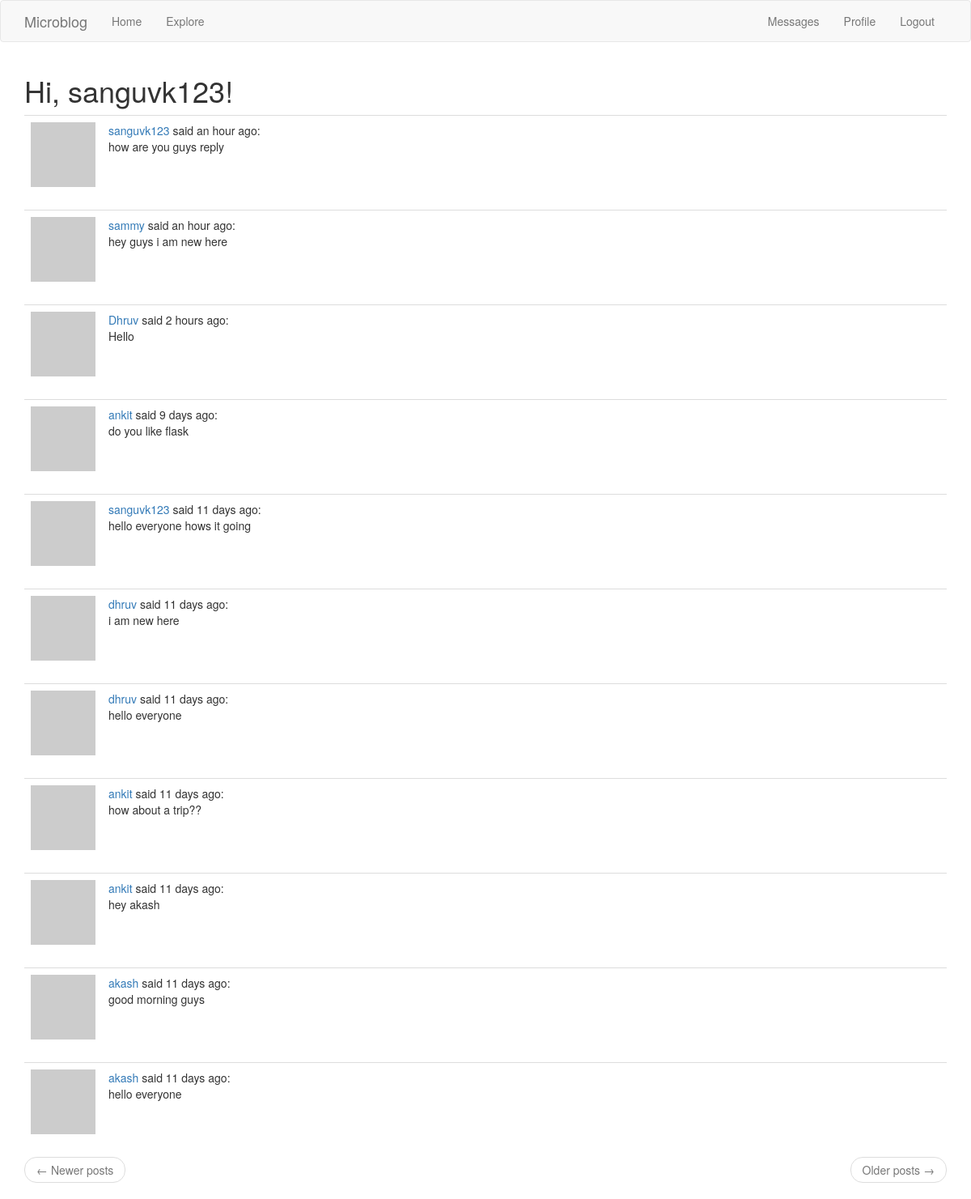
The app's page /explore (signed in) with its own data.
### app/models.py (models this page shows, shortened)
class User(UserMixin, db.Model):
    id = db.Column(db.Integer, primary_key=True)
    username = db.Column(db.String(64), index=True, unique=True)
    email = db.Column(db.String(120), index=True, unique=True)
    password_hash = db.Column(db.String(128))
    posts = db.relationship('Post', backref='author', lazy='dynamic')
    about_me = db.Column(db.String(140))
    last_seen = db.Column(db.DateTime, default=datetime.utcnow)
    followed = db.relationship(
        'User', secondary=followers,
        primaryjoin=(followers.c.follower_id == id),
        secondaryjoin=(followers.c.followed_id == id),
        backref=db.backref('followers', lazy='dynamic'), lazy='dynamic')
    messages_sent = db.relationship('Message',
                                    foreign_keys='Message.sender_id',
                                    backref='author', lazy='dynamic')
    messages_received = db.relationship('Message',
                                        foreign_keys='Message.recipient_id',
                                        backref='recipient', lazy='dynamic')
    last_message_read_time = db.Column(db.DateTime)
    def new_messages(self):
        last_read_time = self.last_message_read_time or datetime(1900, 1, 1)
        return Message.query.filter_by(recipient=self).filter(
            Message.timestamp > last_read_time).count()
    def avatar(self, size):
        digest = md5(self.email.lower().encode('utf-8')).hexdigest()
        return 'https://www.gravatar.com/avatar/{}?d=identicon&s={}'.format(
            digest, size)

class Post(db.Model):
    id = db.Column(db.Integer, primary_key=True)
    body = db.Column(db.String(140))
    timestamp = db.Column(db.DateTime, index=True, default=datetime.utcnow)
    user_id = db.Column(db.Integer, db.ForeignKey('user.id'))

### app/routes.py (the view)
@app.route('/explore')
@login_required
def explore():
    page = request.args.get('page', 1, type=int)
    posts = Post.query.order_by(Post.timestamp.desc()).paginate(
        page, app.config['POSTS_PER_PAGE'], False)
    next_url = url_for('explore', page=posts.next_num) \
        if posts.has_next else None
    prev_url = url_for('explore', page=posts.prev_num) \
        if posts.has_prev else None
    return render_template('index.html', title='Explore', posts=posts.items,
                           next_url=next_url, prev_url=prev_url)

### app/models.py (called while the page is built)
@login.user_loader
def load_user(id):
    return User.query.get(int(id))

### app/routes.py (called while the page is built)
@app.before_request
def before_request():
    if current_user.is_authenticated:
        current_user.last_seen = datetime.utcnow()
        db.session.commit()

### app/templates/index.html (shortened to what this page needs)
{% extends "base.html" %}
{% import 'bootstrap/wtf.html' as wtf %}
{% block app_content %}
    <h1>Hi, {{ current_user.username }}!</h1>
    {% for post in posts %}
        {% include '_post.html' %}
    {% endfor %}
    <nav aria-label="...">
        <ul class="pager">
            <li class="previous{% if not prev_url %} disabled{% endif %}">
                <a href="{{ prev_url or '#' }}">
                    <span aria-hidden="true">&larr;</span> Newer posts
                </a>
            </li>
            <li class="next{% if not next_url %} disabled{% endif %}">
                <a href="{{ next_url or '#' }}">
                    Older posts <span aria-hidden="true">&rarr;</span>
                </a>
            </li>
        </ul>
    </nav>
{% endblock %}

### app/templates/_post.html
<table class="table table-hover">
    <tr>
        <td width="70px">
            <a href="{{ url_for('user', username=post.author.username) }}">
                <img src="{{ post.author.avatar(70) }}" />
            </a>
        </td>
        <td>
            <a href="{{ url_for('user', username=post.author.username) }}">
                {{ post.author.username }}
            </a>
            said {{ moment(post.timestamp).fromNow() }}:
            <br>
            {{ post.body }}
        </td>
    </tr>
</table>

### records on screen
User: username "sanguvk123"
Post: author.username "sanguvk123", timestamp "an hour ago", body "how are you guys reply"
Post: author.username "sammy", timestamp "an hour ago", body "hey guys i am new here"
Post: author.username "Dhruv", timestamp "2 hours ago", body "Hello"
Post: author.username "ankit", timestamp "9 days ago", body "do you like flask"
Post: author.username "sanguvk123", timestamp "11 days ago", body "hello everyone hows it going"
Post: author.username "dhruv", timestamp "11 days ago", body "i am new here"
Post: author.username "dhruv", timestamp "11 days ago", body "hello everyone"
Post: author.username "ankit", timestamp "11 days ago", body "how about a trip??"
Post: author.username "ankit", timestamp "11 days ago", body "hey akash"
Post: author.username "akash", timestamp "11 days ago", body "good morning guys"
Post: author.username "akash", timestamp "11 days ago", body "hello everyone"

### other values on screen
{{ 'Messages' }} "Messages"
